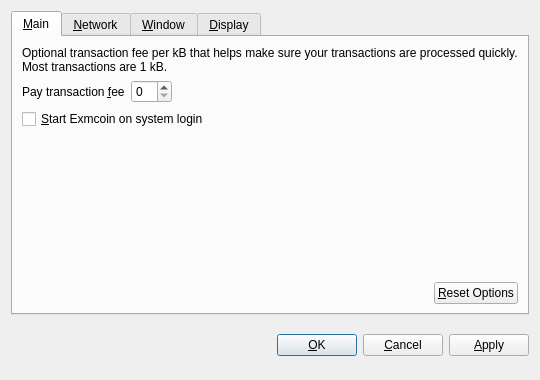
<?xml version="1.0" encoding="UTF-8"?>
<ui version="4.0">
 <class>OptionsDialog</class>
 <widget class="QDialog" name="OptionsDialog">
  <property name="geometry">
   <rect>
    <x>0</x>
    <y>0</y>
    <width>540</width>
    <height>380</height>
   </rect>
  </property>
  <property name="windowTitle">
   <string>Options</string>
  </property>
  <property name="modal">
   <bool>true</bool>
  </property>
  <layout class="QVBoxLayout" name="verticalLayout">
   <item>
    <widget class="QTabWidget" name="tabWidget">
     <property name="tabPosition">
      <enum>QTabWidget::North</enum>
     </property>
     <property name="currentIndex">
      <number>0</number>
     </property>
     <widget class="QWidget" name="tabMain">
      <attribute name="title">
       <string>&amp;Main</string>
      </attribute>
      <layout class="QVBoxLayout" name="verticalLayout_Main">
       <item>
        <widget class="QLabel" name="transactionFeeInfoLabel">
         <property name="text">
          <string>Optional transaction fee per kB that helps make sure your transactions are processed quickly. Most transactions are 1 kB.</string>
         </property>
         <property name="textFormat">
          <enum>Qt::PlainText</enum>
         </property>
         <property name="wordWrap">
          <bool>true</bool>
         </property>
        </widget>
       </item>
       <item>
        <layout class="QHBoxLayout" name="horizontalLayout_1_Main">
         <item>
          <widget class="QLabel" name="transactionFeeLabel">
           <property name="text">
            <string>Pay transaction &amp;fee</string>
           </property>
           <property name="textFormat">
            <enum>Qt::PlainText</enum>
           </property>
           <property name="buddy">
            <cstring>transactionFee</cstring>
           </property>
          </widget>
         </item>
         <item>
          <widget class="BitcoinAmountField" name="transactionFee"/>
         </item>
         <item>
          <spacer name="horizontalSpacer_1_Main">
           <property name="orientation">
            <enum>Qt::Horizontal</enum>
           </property>
           <property name="sizeHint" stdset="0">
            <size>
             <width>40</width>
             <height>20</height>
            </size>
           </property>
          </spacer>
         </item>
        </layout>
       </item>
       <item>
        <widget class="QCheckBox" name="bitcoinAtStartup">
         <property name="toolTip">
          <string>Automatically start Exmcoin after logging in to the system.</string>
         </property>
         <property name="text">
          <string>&amp;Start Exmcoin on system login</string>
         </property>
        </widget>
       </item>
       <item>
        <spacer name="verticalSpacer_Main">
         <property name="orientation">
          <enum>Qt::Vertical</enum>
         </property>
         <property name="sizeHint" stdset="0">
          <size>
           <width>20</width>
           <height>40</height>
          </size>
         </property>
        </spacer>
       </item>
       <item>
        <layout class="QHBoxLayout" name="horizontalLayout_2_Main">
         <item>
          <spacer name="horizontalSpacer_2_Main">
           <property name="orientation">
            <enum>Qt::Horizontal</enum>
           </property>
           <property name="sizeHint" stdset="0">
            <size>
             <width>40</width>
             <height>20</height>
            </size>
           </property>
          </spacer>
         </item>
         <item>
          <widget class="QPushButton" name="resetButton">
           <property name="toolTip">
            <string>Reset all client options to default.</string>
           </property>
           <property name="text">
            <string>&amp;Reset Options</string>
           </property>
           <property name="autoDefault">
            <bool>false</bool>
           </property>
          </widget>
         </item>
        </layout>
       </item>
      </layout>
     </widget>
     <widget class="QWidget" name="tabNetwork">
      <attribute name="title">
       <string>&amp;Network</string>
      </attribute>
      <layout class="QVBoxLayout" name="verticalLayout_Network">
       <item>
        <widget class="QCheckBox" name="mapPortUpnp">
         <property name="toolTip">
          <string>Automatically open the Exmcoin client port on the router. This only works when your router supports UPnP and it is enabled.</string>
         </property>
         <property name="text">
          <string>Map port using &amp;UPnP</string>
         </property>
        </widget>
       </item>
       <item>
        <widget class="QCheckBox" name="connectSocks">
         <property name="toolTip">
          <string>Connect to the Exmcoin network through a SOCKS proxy (e.g. when connecting through Tor).</string>
         </property>
         <property name="text">
          <string>&amp;Connect through SOCKS proxy:</string>
         </property>
        </widget>
       </item>
       <item>
        <layout class="QHBoxLayout" name="horizontalLayout_Network">
         <item>
          <widget class="QLabel" name="proxyIpLabel">
           <property name="text">
            <string>Proxy &amp;IP:</string>
           </property>
           <property name="textFormat">
            <enum>Qt::PlainText</enum>
           </property>
           <property name="buddy">
            <cstring>proxyIp</cstring>
           </property>
          </widget>
         </item>
         <item>
          <widget class="QValidatedLineEdit" name="proxyIp">
           <property name="maximumSize">
            <size>
             <width>140</width>
             <height>16777215</height>
            </size>
           </property>
           <property name="toolTip">
            <string>IP address of the proxy (e.g. 127.0.0.1)</string>
           </property>
          </widget>
         </item>
         <item>
          <widget class="QLabel" name="proxyPortLabel">
           <property name="text">
            <string>&amp;Port:</string>
           </property>
           <property name="textFormat">
            <enum>Qt::PlainText</enum>
           </property>
           <property name="buddy">
            <cstring>proxyPort</cstring>
           </property>
          </widget>
         </item>
         <item>
          <widget class="QLineEdit" name="proxyPort">
           <property name="maximumSize">
            <size>
             <width>55</width>
             <height>16777215</height>
            </size>
           </property>
           <property name="toolTip">
            <string>Port of the proxy (e.g. 9050)</string>
           </property>
          </widget>
         </item>
         <item>
          <widget class="QLabel" name="socksVersionLabel">
           <property name="text">
            <string>SOCKS &amp;Version:</string>
           </property>
           <property name="textFormat">
            <enum>Qt::PlainText</enum>
           </property>
           <property name="buddy">
            <cstring>socksVersion</cstring>
           </property>
          </widget>
         </item>
         <item>
          <widget class="QValueComboBox" name="socksVersion">
           <property name="toolTip">
            <string>SOCKS version of the proxy (e.g. 5)</string>
           </property>
          </widget>
         </item>
         <item>
          <spacer name="horizontalSpacer_Network">
           <property name="orientation">
            <enum>Qt::Horizontal</enum>
           </property>
           <property name="sizeHint" stdset="0">
            <size>
             <width>40</width>
             <height>20</height>
            </size>
           </property>
          </spacer>
         </item>
        </layout>
       </item>
       <item>
        <spacer name="verticalSpacer_Network">
         <property name="orientation">
          <enum>Qt::Vertical</enum>
         </property>
         <property name="sizeHint" stdset="0">
          <size>
           <width>20</width>
           <height>40</height>
          </size>
         </property>
        </spacer>
       </item>
      </layout>
     </widget>
     <widget class="QWidget" name="tabWindow">
      <attribute name="title">
       <string>&amp;Window</string>
      </attribute>
      <layout class="QVBoxLayout" name="verticalLayout_Window">
       <item>
        <widget class="QCheckBox" name="minimizeToTray">
         <property name="toolTip">
          <string>Show only a tray icon after minimizing the window.</string>
         </property>
         <property name="text">
          <string>&amp;Minimize to the tray instead of the taskbar</string>
         </property>
        </widget>
       </item>
       <item>
        <widget class="QCheckBox" name="minimizeOnClose">
         <property name="toolTip">
          <string>Minimize instead of exit the application when the window is closed. When this option is enabled, the application will be closed only after selecting Quit in the menu.</string>
         </property>
         <property name="text">
          <string>M&amp;inimize on close</string>
         </property>
        </widget>
       </item>
       <item>
        <spacer name="verticalSpacer_Window">
         <property name="orientation">
          <enum>Qt::Vertical</enum>
         </property>
         <property name="sizeHint" stdset="0">
          <size>
           <width>20</width>
           <height>40</height>
          </size>
         </property>
        </spacer>
       </item>
      </layout>
     </widget>
     <widget class="QWidget" name="tabDisplay">
      <attribute name="title">
       <string>&amp;Display</string>
      </attribute>
      <layout class="QVBoxLayout" name="verticalLayout_Display">
       <item>
        <layout class="QHBoxLayout" name="horizontalLayout_1_Display">
         <item>
          <widget class="QLabel" name="langLabel">
           <property name="text">
            <string>User Interface &amp;language:</string>
           </property>
           <property name="textFormat">
            <enum>Qt::PlainText</enum>
           </property>
           <property name="buddy">
            <cstring>lang</cstring>
           </property>
          </widget>
         </item>
         <item>
          <widget class="QValueComboBox" name="lang">
           <property name="toolTip">
            <string>The user interface language can be set here. This setting will take effect after restarting Exmcoin.</string>
           </property>
          </widget>
         </item>
        </layout>
       </item>
       <item>
        <layout class="QHBoxLayout" name="horizontalLayout_2_Display">
         <item>
          <widget class="QLabel" name="unitLabel">
           <property name="text">
            <string>&amp;Unit to show amounts in:</string>
           </property>
           <property name="textFormat">
            <enum>Qt::PlainText</enum>
           </property>
           <property name="buddy">
            <cstring>unit</cstring>
           </property>
          </widget>
         </item>
         <item>
          <widget class="QValueComboBox" name="unit">
           <property name="toolTip">
            <string>Choose the default subdivision unit to show in the interface and when sending coins.</string>
           </property>
          </widget>
         </item>
        </layout>
       </item>
       <item>
        <widget class="QCheckBox" name="displayAddresses">
         <property name="toolTip">
          <string>Whether to show Exmcoin addresses in the transaction list or not.</string>
         </property>
         <property name="text">
          <string>&amp;Display addresses in transaction list</string>
         </property>
        </widget>
       </item>
       <item>
        <spacer name="verticalSpacer_Display">
         <property name="orientation">
          <enum>Qt::Vertical</enum>
         </property>
         <property name="sizeHint" stdset="0">
          <size>
           <width>20</width>
           <height>40</height>
          </size>
         </property>
        </spacer>
       </item>
      </layout>
     </widget>
    </widget>
   </item>
   <item>
    <layout class="QHBoxLayout" name="horizontalLayout_Buttons">
     <item>
      <spacer name="horizontalSpacer_1">
       <property name="orientation">
        <enum>Qt::Horizontal</enum>
       </property>
       <property name="sizeHint" stdset="0">
        <size>
         <width>40</width>
         <height>48</height>
        </size>
       </property>
      </spacer>
     </item>
     <item>
      <widget class="QLabel" name="statusLabel">
       <property name="font">
        <font>
         <weight>75</weight>
         <bold>true</bold>
        </font>
       </property>
       <property name="text">
        <string/>
       </property>
       <property name="textFormat">
        <enum>Qt::PlainText</enum>
       </property>
       <property name="wordWrap">
        <bool>true</bool>
       </property>
      </widget>
     </item>
     <item>
      <spacer name="horizontalSpacer_2">
       <property name="orientation">
        <enum>Qt::Horizontal</enum>
       </property>
       <property name="sizeHint" stdset="0">
        <size>
         <width>40</width>
         <height>48</height>
        </size>
       </property>
      </spacer>
     </item>
     <item>
      <widget class="QPushButton" name="okButton">
       <property name="text">
        <string>&amp;OK</string>
       </property>
      </widget>
     </item>
     <item>
      <widget class="QPushButton" name="cancelButton">
       <property name="text">
        <string>&amp;Cancel</string>
       </property>
       <property name="autoDefault">
        <bool>false</bool>
       </property>
      </widget>
     </item>
     <item>
      <widget class="QPushButton" name="applyButton">
       <property name="text">
        <string>&amp;Apply</string>
       </property>
       <property name="autoDefault">
        <bool>false</bool>
       </property>
      </widget>
     </item>
    </layout>
   </item>
  </layout>
 </widget>
 <customwidgets>
  <customwidget>
   <class>BitcoinAmountField</class>
   <extends>QSpinBox</extends>
   <header>bitcoinamountfield.h</header>
  </customwidget>
  <customwidget>
   <class>QValueComboBox</class>
   <extends>QComboBox</extends>
   <header>qvaluecombobox.h</header>
  </customwidget>
  <customwidget>
   <class>QValidatedLineEdit</class>
   <extends>QLineEdit</extends>
   <header>qvalidatedlineedit.h</header>
  </customwidget>
 </customwidgets>
 <resources/>
 <connections/>
</ui>
